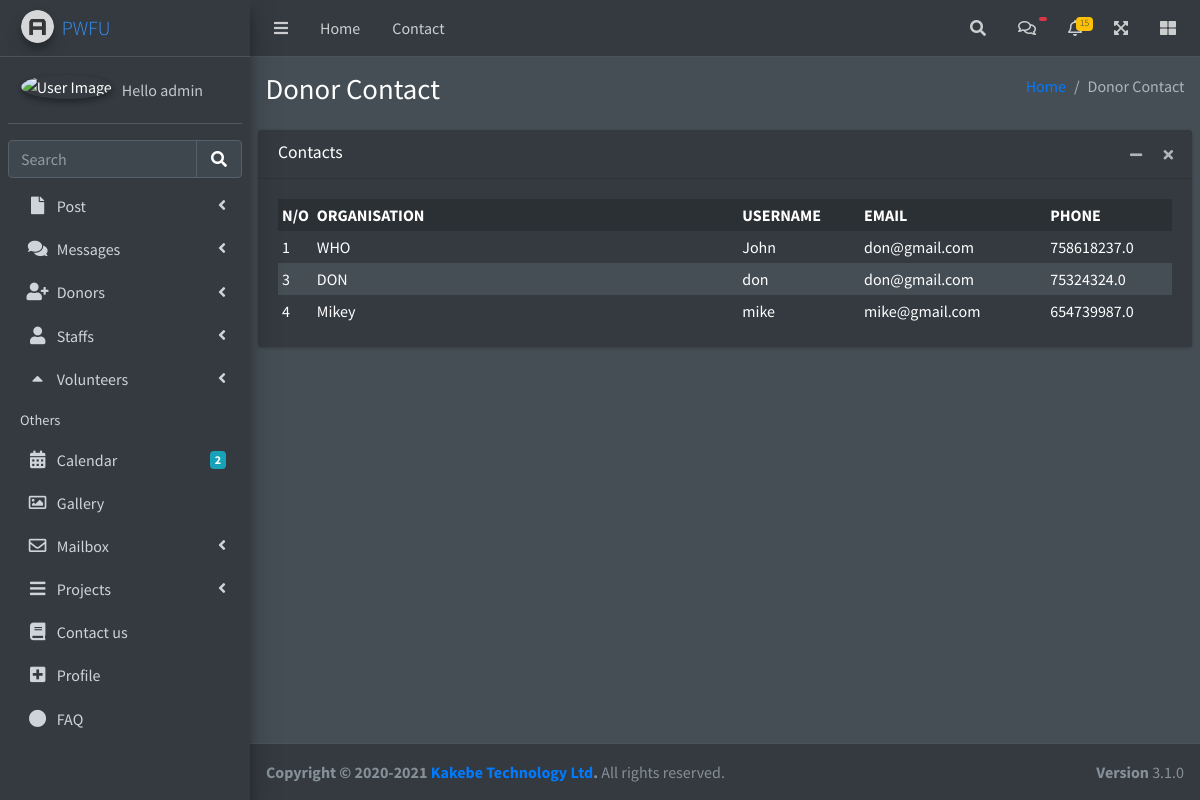
Screenshot of /donor_contact/ (signed in) with the database file from the repository.
### purewish/models.py (models this page shows, shortened)
class Donor(models.Model):
    username = models.CharField(max_length=100)
    first_name = models.CharField(max_length=100, blank=True)
    second_name = models.CharField(max_length=100, blank=True)
    email = models.EmailField()
    organisation = models.CharField(max_length=100, blank=True)
    country = models.CharField(max_length=20)
    phone = models.IntegerField()
    image = models.ImageField(default='default.png', upload_to='profile/')
    updated = models.DateTimeField(auto_now=True)
    created = models.DateTimeField(auto_now_add=True)

### purewish/views.py (the view)
# urls.py: path('donor_contact/', views.donor_contact, name='donor-contact'),
@login_required(login_url='login')
def donor_contact(request):
    page = 'donor_contact'
    contacts = Donor.objects.all()
    context = {'contacts': contacts, 'page': page}
    return render(request, 'purewish/donor_contacts.html', context)

### purewish/templates/purewish/donor_contacts.html (shortened to what this page needs)
{% extends 'base.html' %}
{% block content %}
  <div class="content-wrapper">
    <section class="content-header">
      <div class="container-fluid">
        <div class="row mb-2">
          <div class="col-sm-6">
            <h1>Donor Contact</h1>
          </div>
          <div class="col-sm-6">
            <ol class="breadcrumb float-sm-right">
              <li class="breadcrumb-item"><a href="{% url 'home' %}">Home</a></li>
              <li class="breadcrumb-item active">Donor Contact</li>
            </ol>
          </div>
        </div>
      </div>
    </section>
    <section class="content">
      <div class="card">
        <div class="card-header">
          <h3 class="card-title">Contacts</h3>
          <div class="card-tools">
            <button type="button" class="btn btn-tool" data-card-widget="collapse" title="Collapse">
              <i class="fas fa-minus"></i>
            </button>
            <button type="button" class="btn btn-tool" data-card-widget="remove" title="Remove">
              <i class="fas fa-times"></i>
            </button>
          </div>
        </div>
        <div class="card-body">
          <table cellpadding="4" cellspacing="100">
            <thead>
              <tr class="head">
                <th class="borderd" width="20"  bgcolor="#2b3035" scope="col">
                  N/O
                </th>
                <th width="2000"  bgcolor="#2b3035" scope="col">
                  ORGANISATION
                </th>
                <th width="300" bgcolor="#2b3035">
                  USERNAME
                </th>
                <th width="500" bgcolor="#2b3035">
                  EMAIL
                </th>
                <th width="300" class="borderr" bgcolor="#2b3035">
                  PHONE
                </th>
              </tr>
            </thead>
            <tbody>
              {% for c in contacts %}
              <div class="marg-bottom">
                <tr>
                  <td width="20"  scope="col">
                    {{c.id}}
                  </td>
                  <td width="2000"  scope="col">
                    <div class="backgrod">
                      {{c.organisation}}
                    </div>
                  </td>
                  <td>
                    <div class="backgrod">
                      {{c.username}}
                    </div>
                  </td>
                  <td>
                    <div class="backgrod">
                      {{c.email}}
                    </div>
                  </td>
                  <td>
                    <div class="backgrod">
                      {{c.phone}}
                    </div>
                  </td>
                </tr>
              </div>
              {% endfor %}
            </tbody>
          </table>
        </div>
      </div>
    </section>
  </div>
{% endblock content %}

### templates/base.html (shortened to what this page needs)
{% load static %}
{% load widget_tweaks %}
{% load postman_tags %}
<!DOCTYPE html>
<html>
<head>
	<link rel="stylesheet" href="{% static 'css/all.min.css' %}">
	<link rel="stylesheet" href="{% static 'css/OverlayScrollbars.min.css' %}">
	<link rel="stylesheet" href="{% static 'css/icheck-bootstrap.min.css' %}">
	<link rel="stylesheet" href="{% static 'css/ekko-lightbox.css' %}">
	<link rel="stylesheet" href="{% static 'css/adminlte.css' %}">
	<link rel="stylesheet" href="{% static 'css/main.css' %}">
	<link rel="stylesheet" href="{% static 'css/post.css' %}">
	<link rel="stylesheet" href="{% static 'css/jquery-ui.css' %}">
</head>
<body class="hold-transition dark-mode sidebar-mini layout-fixed layout-navbar-fixed layout-footer-fixed">
	<div class="wrapper">
		<nav class="main-header navbar navbar-expand navbar-dark">
		    <ul class="navbar-nav">
		      <li class="nav-item">
		        <a class="nav-link" data-widget="pushmenu" href="#" role="button"><i class="fas fa-bars"></i></a>
		      </li>
		      <li class="nav-item d-none d-sm-inline-block">
		        <a href="{% url 'home' %}" class="nav-link">Home</a>
		      </li>
		      <li class="nav-item d-none d-sm-inline-block">
		        <a href="#" class="nav-link">Contact</a>
		      </li>
		    </ul>
		    <ul class="navbar-nav ml-auto">
			    <li class="nav-item">
			        <a class="nav-link" data-widget="navbar-search" href="#" role="button">
			          <i class="fas fa-search"></i>
			        </a>
			    </li>
		      <li class="nav-item dropdown">
		        <a class="nav-link" data-toggle="dropdown" href="#">
		          <i class="far fa-comments"></i>
		          {% postman_unread as unread_count %}
		          {% if unread_count != 0 %}
		          <span class="badge badge-danger navbar-badge">
		          </span>
		          {% endif %}
		        </a>
		      </li>
		      <li class="nav-item dropdown">
		        <a class="nav-link" data-toggle="dropdown" href="#">
		          <i class="far fa-bell"></i>
		          <span class="badge badge-warning navbar-badge">15</span>
		        </a>
		          {% postman_unread as unread_count %}
		      </li>
		      <li class="nav-item">
		        <a class="nav-link" data-widget="fullscreen" href="#" role="button">
		          <i class="fas fa-expand-arrows-alt"></i>
		        </a>
		      </li>
		      <li class="nav-item">
		        <a class="nav-link" data-widget="control-sidebar" data-slide="true" href="#" role="button">
		          <i class="fas fa-th-large"></i>
		        </a>
		      </li>
		    </ul>
		</nav>
		<aside class="main-sidebar sidebar-dark-primary elevation-4 ext-bottom">
		    <a href="index.html" class="brand-link">
		      <img src="{% static 'images/AdminLTELogo.png' %}" alt="AdminLTE Logo" class="brand-image img-circle elevation-3" style="opacity: .8">
		      <span class="brand-text font-weight-light">PWFU</span>
		    </a>
		    <div class="sidebar">
		      {% if request.user.is_authenticated %}
		      <div class="user-panel mt-3 pb-3 mb-3 d-flex">
		        <div class="image">
		          <img src="{{user.profile.image.url}}" class="img-circle elevation-2" alt="User Image">
		        </div>
		        <div class="info">
		          <a href="logout.html" class="d-block">
		          Hello {{user}}
		          </a>
		        </div>
		      </div>
		      {% else %}
		       <div class="user-panel mt-3 pb-3 mb-3 d-flex">
		        <div class="image">
		          <img src="{% static 'images/avatar-svg.png' %}" class="img-circle elevation-2" alt="User Image">
		        </div>
		      </div>
		      {% endif %}
		      <div class="form-inline">
		      	{% if page == 'stuff_page' %}
		      	<form class="form-inline" method="GET" action="">
			        <div class="input-group">
			          <input class="form-control form-control-sidebar" name="q" type="search" placeholder="Search" aria-label="Search">
			          <div class="input-group-append">
			            <button class="btn btn-sidebar" type="submit">
			              <i class="fas fa-search fa-fw"></i>
			            </button>
			          </div>
			        </div>
		        </form>
		        {% else %}
		        <form class="form-inline" method="GET" action="">
			        <div class="input-group">
			          <input class="form-control form-control-sidebar" name="q" type="search" placeholder="Search" aria-label="Search">
			          <div class="input-group-append">
			            <button class="btn btn-sidebar" type="submit">
			              <i class="fas fa-search fa-fw"></i>
			            </button>
			          </div>
			        </div>
		        </form>
		        {% endif %}
		      </div>
		      <nav class="mt-2">
		        <ul class="nav nav-pills nav-sidebar flex-column" data-widget="treeview" role="menu" data-accordion="false">
		          <li class="nav-item">
		            <a href="#" class="nav-link">
		              <i class="nav-icon fas fa-file"></i>
		              <p>
		                Post
		                <i class="right fas fa-angle-left"></i>
		              </p>
		            </a>
		          </li>
		          <li class="nav-item">
		            <a href="#" class="nav-link">
		              <i class="nav-icon fas fa-comments"></i>
		              <p>
		                Messages
		                <i class="fas fa-angle-left right"></i>
		              </p>
		            </a>
		          </li>
		          <li class="nav-item">
		            <a href="#" class="nav-link">
		              <i class="nav-icon fas fa-user-plus"></i>
		              <p>
		                Donors
		                <i class="fas fa-angle-left right"></i>
		              </p>
		            </a>
		          </li>
		          <li class="nav-item">
		            <a href="#" class="nav-link">
		              <i class="nav-icon fas fa-user"></i>
		              <p>
		                Staffs
		                <i class="fas fa-angle-left right"></i>
		              </p>
		            </a>
		          </li>
		          <li class="nav-item">
		            <a href="#" class="nav-link">
		              <i class="nav-icon fas fa-caret-up"></i>
		              <p>
		                Volunteers
		                <i class="fas fa-angle-left right"></i>
		              </p>
		            </a>
		          </li>
		          <li class="nav-header">Others</li>
		          <li class="nav-item">
		            <a href="{% url 'calendar' %}" class="nav-link">
		              <i class="nav-icon fas fa-calendar-alt"></i>
		              <p>
		                Calendar
		                <span class="badge badge-info right">2</span>
		              </p>
		            </a>
		          </li>
		          <li class="nav-item">
		            <a href="{% url 'gallery' %}" class="nav-link">
		              <i class="nav-icon far fa-image"></i>
		              <p>
		                Gallery
		              </p>
		            </a>
		          </li>
		          <li class="nav-item">
		            <a href="#" class="nav-link">
		              <i class="nav-icon far fa-envelope"></i>
		              <p>
		                Mailbox
		                <i class="fas fa-angle-left right"></i>
		              </p>
		            </a>
		          </li>
		          <li class="nav-item">
		            <a href="#" class="nav-link">
		              <i class="nav-icon fas fa-bars"></i>
		              <p>
		                Projects
		                <i class="fas fa-angle-left right"></i>
		              </p>
		            </a>
		          </li>
		              <li class="nav-item">
		                <a href="pages/examples/contact-us.html" class="nav-link">
		                  <i class="nav-icon fas fa-book"></i>
		                  <p>Contact us</p>
		                </a>
		              </li>
		              <li class="nav-item">
		                <a href="{% url 'profile' %}" class="nav-link">
		                  <i class="nav-icon fas fa-plus-square"></i>
		                  <p>Profile</p>
		                </a>
		              </li>
		              <li class="nav-item">
		                <a href="pages/examples/faq.html" class="nav-link">
		                  <i class="nav-icon fas fa-circle"></i>
		                  <p>FAQ</p>
		                </a>
		              </li>
		        </ul>
		      </nav>
		    </div>
		</aside>
		{% block content %}{% endblock content %}
		<footer class="main-footer">
			<strong>Copyright &copy; 2020-2021 <a href="https://service@kakebe.com">Kakebe Technology Ltd</a>.</strong>
		All rights reserved.
			<div class="float-right d-none d-sm-inline-block">
			  <b>Version</b> 3.1.0
			</div>
		</footer>
	</div>
</body>
</html>

### purewish/static/css/main.css (style rules this page uses)
:root { --fc-daygrid-event-dot-width: 8px; }
:root { --fc-list-event-dot-width: 10px; --fc-list-event-hover-bg-color: #f5f5f5; }

### templates/base.html (style rules this page uses)
.ext-bottom { padding-bottom: 140px; }

### purewish/templates/purewish/donor_contacts.html (style rules this page uses)
tr:nth-child(even) { background-color: #454d55; }

### rows the page displays
Donor: id "1", organisation "WHO", username "John", email "don@gmail.com", phone "758618237.0"
Donor: id "3", organisation "DON", username "don", email "don@gmail.com", phone "75324324.0"
Donor: id "4", organisation "Mikey", username "mike", email "mike@gmail.com", phone "654739987.0"

### other values shown
{{ user }} "admin"
